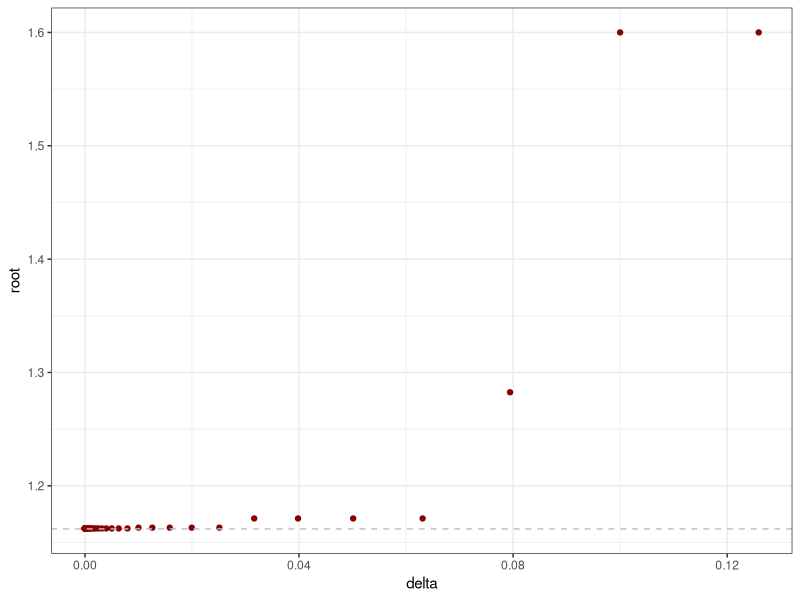
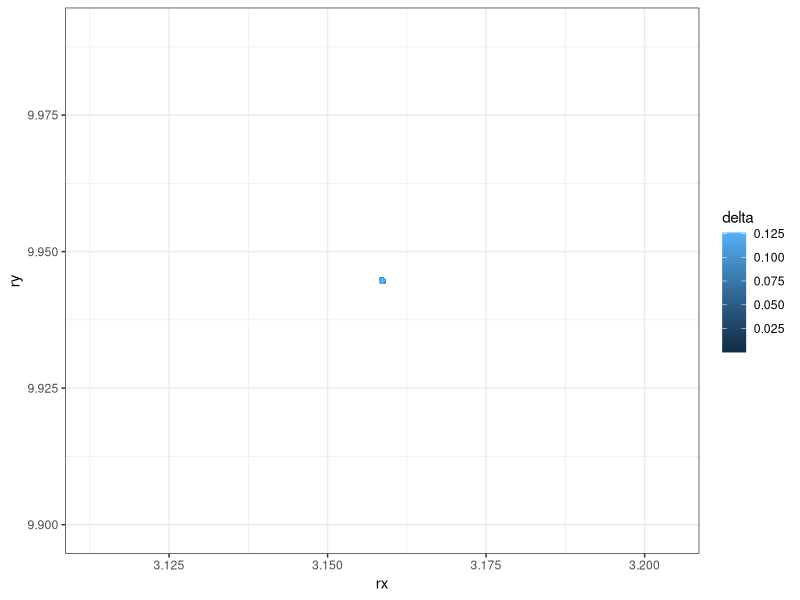
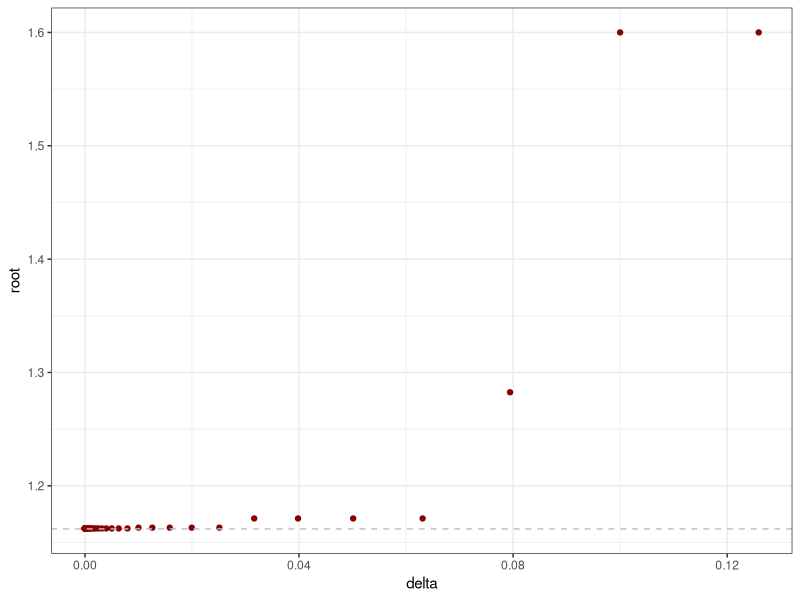
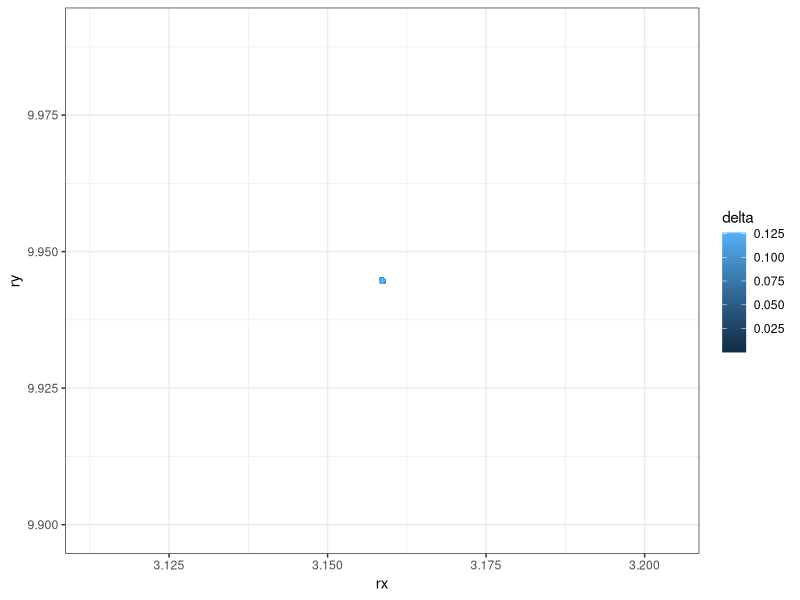

Write the R code that produced these figures, in order.
#!/bin/R

library(ggplot2)
library(scales)

data1 <- read.csv("secant.csv", header=T, sep = ",")  # Read data

ggplot(data1) +                                       # Draw plot1
  geom_point(aes(delta, root), color = "darkred") +
  geom_hline(yintercept=1.162, linetype="dashed", color="grey") +
  theme_bw()
ggsave(file = "secant.pdf")                           # Export plot1

data2 <- read.csv("newton.csv", header=T, sep = ",")  # Read data

ggplot(data2) +                                       # Draw plot2
  geom_point(aes(rx, ry, color=delta)) +
  theme_bw()
ggsave(file = "newton.pdf")                           # Export plot2
